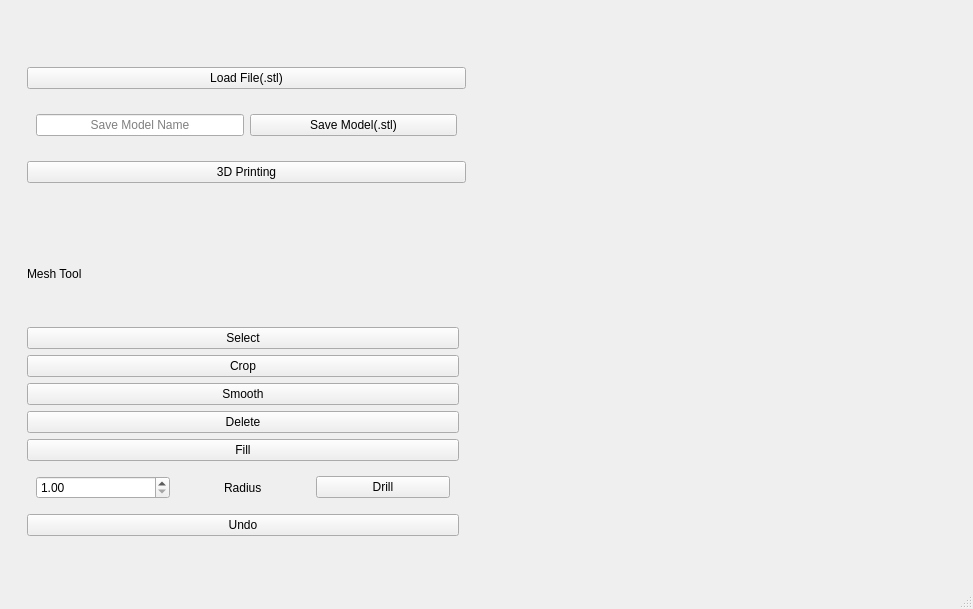
<?xml version="1.0" encoding="UTF-8"?>
<ui version="4.0">
 <class>MainWindow</class>
 <widget class="QMainWindow" name="MainWindow">
  <property name="geometry">
   <rect>
    <x>0</x>
    <y>0</y>
    <width>973</width>
    <height>609</height>
   </rect>
  </property>
  <property name="windowTitle">
   <string>MainWindow</string>
  </property>
  <widget class="QWidget" name="centralwidget">
   <layout class="QHBoxLayout" name="horizontalLayout">
    <item alignment="Qt::AlignTop">
     <widget class="QWidget" name="widget" native="true">
      <layout class="QVBoxLayout" name="verticalLayout">
       <item>
        <spacer name="verticalSpacer_2">
         <property name="orientation">
          <enum>Qt::Vertical</enum>
         </property>
         <property name="sizeHint" stdset="0">
          <size>
           <width>20</width>
           <height>40</height>
          </size>
         </property>
        </spacer>
       </item>
       <item>
        <widget class="QWidget" name="widget_3" native="true">
         <layout class="QVBoxLayout" name="verticalLayout_2">
          <item>
           <widget class="QPushButton" name="button_load_file">
            <property name="text">
             <string>Load File(.stl)</string>
            </property>
           </widget>
          </item>
          <item>
           <spacer name="verticalSpacer_3">
            <property name="orientation">
             <enum>Qt::Vertical</enum>
            </property>
            <property name="sizeHint" stdset="0">
             <size>
              <width>20</width>
              <height>10</height>
             </size>
            </property>
           </spacer>
          </item>
          <item>
           <widget class="QWidget" name="widget_2" native="true">
            <layout class="QHBoxLayout" name="horizontalLayout_2">
             <item>
              <widget class="QLineEdit" name="line_edit_name_model">
               <property name="sizePolicy">
                <sizepolicy hsizetype="Minimum" vsizetype="Fixed">
                 <horstretch>0</horstretch>
                 <verstretch>0</verstretch>
                </sizepolicy>
               </property>
               <property name="text">
                <string/>
               </property>
               <property name="alignment">
                <set>Qt::AlignCenter</set>
               </property>
               <property name="placeholderText">
                <string notr="true">Save Model Name</string>
               </property>
              </widget>
             </item>
             <item>
              <widget class="QPushButton" name="button_save_model">
               <property name="text">
                <string>Save Model(.stl)</string>
               </property>
              </widget>
             </item>
            </layout>
           </widget>
          </item>
          <item>
           <spacer name="verticalSpacer_4">
            <property name="orientation">
             <enum>Qt::Vertical</enum>
            </property>
            <property name="sizeHint" stdset="0">
             <size>
              <width>20</width>
              <height>10</height>
             </size>
            </property>
           </spacer>
          </item>
          <item>
           <widget class="QPushButton" name="button_3d_printing">
            <property name="text">
             <string>3D Printing</string>
            </property>
           </widget>
          </item>
          <item>
           <spacer name="verticalSpacer">
            <property name="orientation">
             <enum>Qt::Vertical</enum>
            </property>
            <property name="sizeHint" stdset="0">
             <size>
              <width>20</width>
              <height>60</height>
             </size>
            </property>
           </spacer>
          </item>
         </layout>
        </widget>
       </item>
       <item alignment="Qt::AlignTop">
        <widget class="QWidget" name="widget_4" native="true">
         <property name="maximumSize">
          <size>
           <width>450</width>
           <height>400</height>
          </size>
         </property>
         <layout class="QVBoxLayout" name="verticalLayout_3">
          <item>
           <widget class="QLabel" name="labe_mesh_tool">
            <property name="text">
             <string>Mesh Tool</string>
            </property>
           </widget>
          </item>
          <item>
           <spacer name="verticalSpacer_5">
            <property name="orientation">
             <enum>Qt::Vertical</enum>
            </property>
            <property name="sizeHint" stdset="0">
             <size>
              <width>20</width>
              <height>40</height>
             </size>
            </property>
           </spacer>
          </item>
          <item>
           <widget class="QPushButton" name="button_select">
            <property name="text">
             <string>Select</string>
            </property>
           </widget>
          </item>
          <item>
           <widget class="QPushButton" name="button_crop">
            <property name="text">
             <string>Crop</string>
            </property>
           </widget>
          </item>
          <item>
           <widget class="QPushButton" name="button_smooth">
            <property name="text">
             <string>Smooth</string>
            </property>
           </widget>
          </item>
          <item>
           <widget class="QPushButton" name="button_delete">
            <property name="text">
             <string>Delete</string>
            </property>
           </widget>
          </item>
          <item>
           <widget class="QPushButton" name="button_fill">
            <property name="text">
             <string>Fill</string>
            </property>
           </widget>
          </item>
          <item>
           <widget class="QWidget" name="widget_5" native="true">
            <layout class="QHBoxLayout" name="horizontalLayout_3">
             <item>
              <widget class="QDoubleSpinBox" name="spinbox_radius">
               <property name="minimumSize">
                <size>
                 <width>100</width>
                 <height>0</height>
                </size>
               </property>
               <property name="minimum">
                <double>1.000000000000000</double>
               </property>
               <property name="singleStep">
                <double>0.500000000000000</double>
               </property>
              </widget>
             </item>
             <item alignment="Qt::AlignHCenter">
              <widget class="QLabel" name="label">
               <property name="text">
                <string>Radius</string>
               </property>
              </widget>
             </item>
             <item>
              <widget class="QPushButton" name="button_drill">
               <property name="text">
                <string>Drill</string>
               </property>
              </widget>
             </item>
            </layout>
           </widget>
          </item>
          <item>
           <widget class="QPushButton" name="button_undo">
            <property name="text">
             <string>Undo</string>
            </property>
           </widget>
          </item>
         </layout>
        </widget>
       </item>
      </layout>
     </widget>
    </item>
    <item>
     <widget class="QWidget" name="widget_3d" native="true">
      <layout class="QVBoxLayout" name="layout_3d_field"/>
     </widget>
    </item>
   </layout>
  </widget>
  <widget class="QMenuBar" name="menubar">
   <property name="geometry">
    <rect>
     <x>0</x>
     <y>0</y>
     <width>973</width>
     <height>26</height>
    </rect>
   </property>
  </widget>
  <widget class="QStatusBar" name="statusbar"/>
 </widget>
 <resources/>
 <connections/>
</ui>
